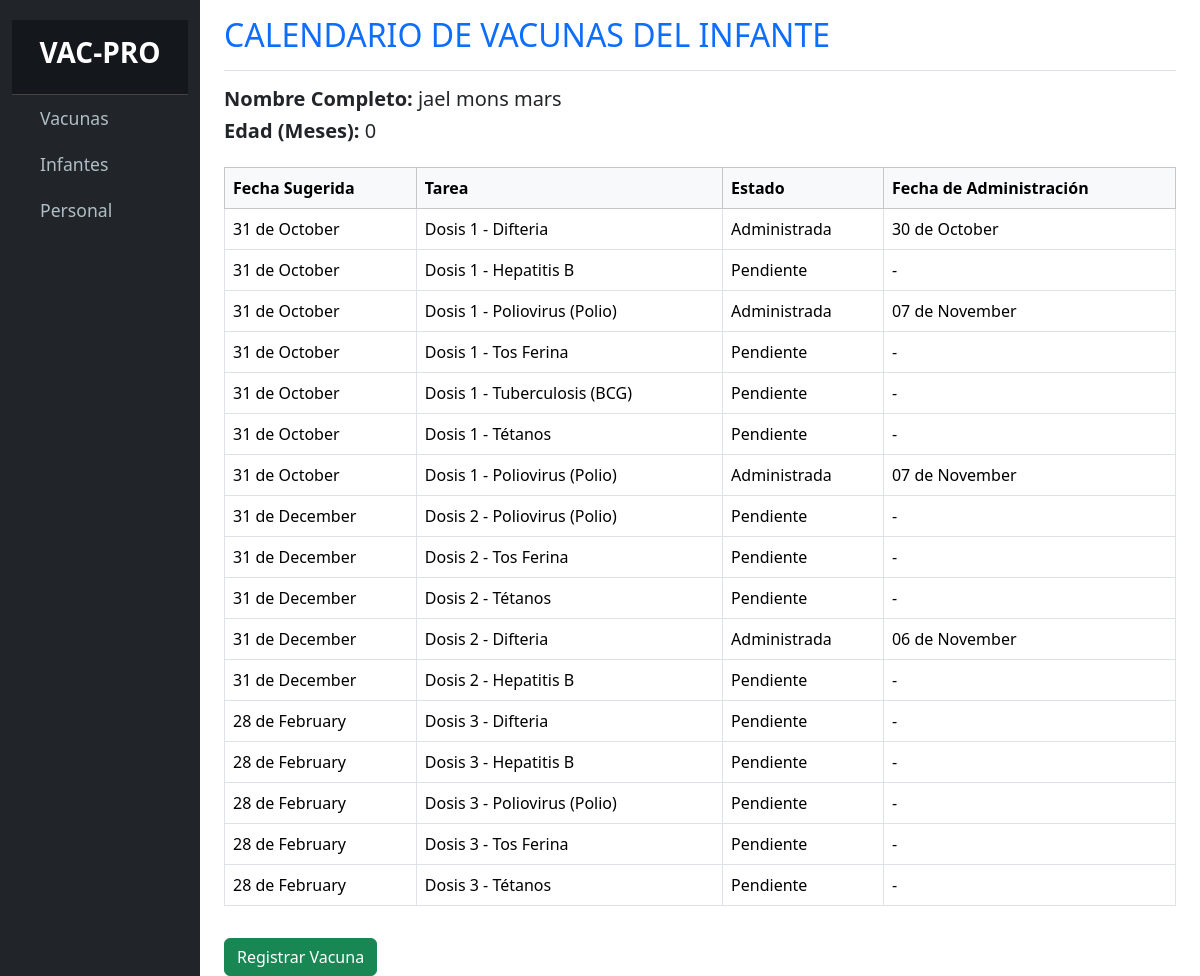
The app's page /calendario_infante.php?id=1 with its own data.
### tables this page shows
CREATE TABLE `vacuna_tipo` (
  `id` bigint(20) NOT NULL,
  `tipo` varchar(255) NOT NULL,
  `dosis_requeridas` int(11) NOT NULL
);

### calendario_infante.php (the view, shortened to what this page needs)
<?php
include_once 'conexion.php';
$id_infante = $_GET['id'] ?? null;
$query_infante = "SELECT nombre, apellido_paterno, apellido_materno, fecha_nacimiento FROM niños WHERE id = ?";
$stmt = $conn->prepare($query_infante);
$stmt->bind_param("i", $id_infante);
$stmt->execute();
$result_infante = $stmt->get_result();
$infante = $result_infante->fetch_assoc();
function calcularEdadEnMeses($fechaNacimiento) {
    $fechaActual = new DateTime();
    $fechaNac = new DateTime($fechaNacimiento);
    $diferencia = $fechaActual->diff($fechaNac);
    return ($diferencia->y * 12) + $diferencia->m;
}
$edad_meses = calcularEdadEnMeses($infante['fecha_nacimiento']);
$query_calendario = "
    SELECT
        vacuna_tipo.id AS tipo_id,
        vacuna_tipo.tipo AS vacuna,
        calendario.numero_dosis,
        vacunaciones.fecha_administracion,
        DATE_ADD(?, INTERVAL ((calendario.numero_dosis - 1) * 2) MONTH) AS fecha_sugerida,
        IF(vacunaciones.fecha_administracion IS NULL, 'Pendiente', 'Administrada') AS estado
    FROM vacuna_tipo
    JOIN (SELECT 1 AS numero_dosis UNION SELECT 2 UNION SELECT 3 UNION SELECT 4) AS calendario
        ON calendario.numero_dosis <= vacuna_tipo.dosis_requeridas
    LEFT JOIN vacunaciones
        ON vacuna_tipo.id = vacunaciones.tipo_id
        AND vacunaciones.id_nino = ?
        AND vacunaciones.numero_dosis = calendario.numero_dosis
    ORDER BY fecha_sugerida ASC";
$stmt_calendario = $conn->prepare($query_calendario);
$stmt_calendario->bind_param("si", $infante['fecha_nacimiento'], $id_infante);
$stmt_calendario->execute();
$result_calendario = $stmt_calendario->get_result();
?>
<!DOCTYPE html>
<html lang="es">
<head>
    <link rel="stylesheet" href="css/bootstrap.min.css">
    <link rel="stylesheet" href="css/styles.css">
</head>
<body>
    <div class="container-fluid">
        <div class="row">
            <nav id="sidebar" class="col-md-3 col-lg-2 d-md-block sidebar bg-dark">
                <div class="position-sticky">
                    <div class="sidebar-header p-3 text-center">
                        <h3 class="text-white"><strong>VAC-PRO</strong></h3>
                    </div>
                    <ul class="nav flex-column">
                        <li class="nav-item">
                            <a class="nav-link" href="index.php">
                                <i class="bi bi-arrow-right-circle me-2"></i> Vacunas
                            </a>
                        </li>
                        <li class="nav-item">
                            <a class="nav-link" href="infantes.php">
                                <i class="bi bi-people me-2"></i> Infantes
                            </a>
                        </li>
                        <li class="nav-item">
                            <a class="nav-link" href="personal.php">
                                <i class="bi bi-person-badge me-2"></i> Personal
                            </a>
                        </li>
                    </ul>
                </div>
            </nav>
            <main class="col-md-9 ms-sm-auto col-lg-10 px-md-4">
                <div class="d-flex justify-content-between flex-wrap flex-md-nowrap align-items-center pt-3 pb-2 mb-3 border-bottom">
                    <h1 class="h2 text-primary">CALENDARIO DE VACUNAS DEL INFANTE</h1>
                </div>
                <div class="mb-4">
                    <h5><strong>Nombre Completo:</strong> <?php echo $infante['nombre'] . ' ' . $infante['apellido_paterno'] . ' ' . $infante['apellido_materno']; ?></h5>
                    <h5><strong>Edad (Meses):</strong> <?php echo $edad_meses; ?></h5>
                </div>
                <div class="table-responsive">
                    <table class="table table-bordered">
                        <thead class="table-light">
                            <tr>
                                <th>Fecha Sugerida</th>
                                <th>Tarea</th>
                                <th>Estado</th>
                                <th>Fecha de Administración</th>
                            </tr>
                        </thead>
                        <tbody>
                            <?php while ($row = $result_calendario->fetch_assoc()) : ?>
                                <tr>
                                    <td><?php echo strftime("%d de %B", strtotime($row['fecha_sugerida'])); ?></td>
                                    <td><?php echo 'Dosis ' . $row['numero_dosis'] . ' - ' . $row['vacuna']; ?></td>
                                    <td><?php echo $row['estado']; ?></td>
                                    <td><?php echo $row['fecha_administracion'] ? strftime("%d de %B", strtotime($row['fecha_administracion'])) : '-'; ?></td>
                                </tr>
                            <?php endwhile; ?>
                        </tbody>
                    </table>
                </div>
                <div class="mt-3">
                    <button class="btn btn-success" data-bs-toggle="modal" data-bs-target="#modalRegistrarVacuna">Registrar Vacuna</button>
                </div>
            </main>
        </div>
    </div>
</body>
</html>

### css/styles.css (style rules this page uses)
#sidebar { background-color: #1c1f26; color: #ffffff; min-height: 100vh; padding-top: 20px; }
#sidebar .sidebar-header { font-size: 1.5rem; font-weight: bold; background-color: #14171c; padding: 20px; border-bottom: 1px solid #444; }
#sidebar .nav-link { color: #b0bec5; font-size: 1.1rem; padding: 10px 20px; display: flex; align-items: center; transition: all 0.3s ease; }

### records on screen
niños: nombre "jael", apellido_paterno "mons", apellido_materno "mars", fecha_nacimiento "0"
vacuna_tipo: fecha_sugerida "31 de October", numero_dosis "1", tipo "Difteria", estado "Administrada", fecha_administracion "30 de October", fecha_sugerida "31 de December", numero_dosis "2", fecha_administracion "06 de November", fecha_sugerida "28 de February", numero_dosis "3", estado "Pendiente"
vacuna_tipo: fecha_sugerida "31 de October", numero_dosis "1", tipo "Hepatitis B", estado "Pendiente", fecha_sugerida "31 de December", numero_dosis "2", fecha_sugerida "28 de February", numero_dosis "3"
vacuna_tipo: fecha_sugerida "31 de October", numero_dosis "1", tipo "Poliovirus (Polio)", estado "Administrada", fecha_administracion "07 de November", fecha_sugerida "31 de December", numero_dosis "2", estado "Pendiente", fecha_sugerida "28 de February", numero_dosis "3"
vacuna_tipo: fecha_sugerida "31 de October", numero_dosis "1", tipo "Tos Ferina", estado "Pendiente", fecha_sugerida "31 de December", numero_dosis "2", fecha_sugerida "28 de February", numero_dosis "3"
vacuna_tipo: fecha_sugerida "31 de October", numero_dosis "1", tipo "Tuberculosis (BCG)", estado "Pendiente"
vacuna_tipo: fecha_sugerida "31 de October", numero_dosis "1", tipo "Tétanos", estado "Pendiente", fecha_sugerida "31 de December", numero_dosis "2", fecha_sugerida "28 de February", numero_dosis "3"
